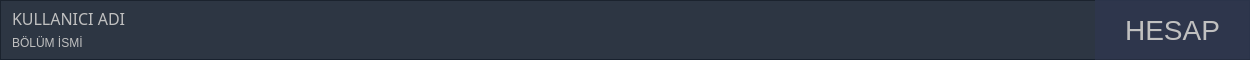
    <widget class="QFrame" name="gorevCubugu">
     <property name="geometry">
      <rect>
       <x>0</x>
       <y>40</y>
       <width>1250</width>
       <height>60</height>
      </rect>
     </property>
     <property name="styleSheet">
      <string notr="true">QFrame{
background-color:rgba(25,35,49,0.699);
border-bottom:1px solid rgb(38,46,65)
}
</string>
     </property>
     <property name="frameShape">
      <enum>QFrame::StyledPanel</enum>
     </property>
     <property name="frameShadow">
      <enum>QFrame::Raised</enum>
     </property>
     <widget class="QLabel" name="label_department_name">
      <property name="geometry">
       <rect>
        <x>12</x>
        <y>32</y>
        <width>391</width>
        <height>21</height>
       </rect>
      </property>
      <property name="font">
       <font>
        <family>MS Shell Dlg 2</family>
        <pointsize>9</pointsize>
       </font>
      </property>
      <property name="styleSheet">
       <string notr="true">color:silver;
background:transparent;
border:none;</string>
      </property>
      <property name="text">
       <string>BÖLÜM İSMİ</string>
      </property>
     </widget>
     <widget class="QPushButton" name="btn_hesap">
      <property name="geometry">
       <rect>
        <x>1095</x>
        <y>0</y>
        <width>155</width>
        <height>60</height>
       </rect>
      </property>
      <property name="font">
       <font>
        <pointsize>-1</pointsize>
       </font>
      </property>
      <property name="cursor">
       <cursorShape>PointingHandCursor</cursorShape>
      </property>
      <property name="styleSheet">
       <string notr="true">

QPushButton:hover{
background:rgba(0, 0, 0,0.08);
color:white;
border-bottom:3px solid rgba(101,52,172,0.93);
}
QPushButton{background:rgba(45,54,76,0.93);border:none;border-bottom:1px solid rgb(38,46,65);color:silver;font-size:28px;}
</string>
      </property>
      <property name="text">
       <string>HESAP</string>
      </property>
     </widget>
     <widget class="QLabel" name="label_username">
      <property name="geometry">
       <rect>
        <x>12</x>
        <y>3</y>
        <width>201</width>
        <height>31</height>
       </rect>
      </property>
      <property name="font">
       <font>
        <family>Sylfaen</family>
        <pointsize>12</pointsize>
       </font>
      </property>
      <property name="styleSheet">
       <string notr="true">color:silver;
background:transparent;
border:none;</string>
      </property>
      <property name="text">
       <string>KULLANICI ADI</string>
      </property>
     </widget>
    </widget>
